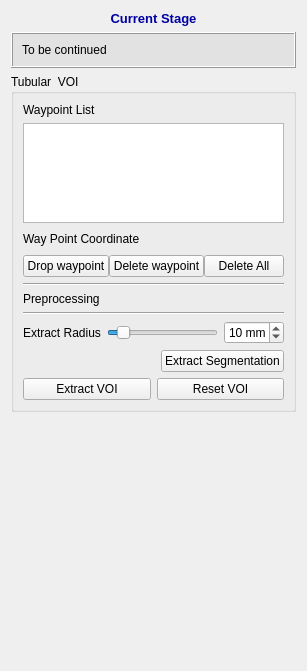
<?xml version="1.0" encoding="UTF-8"?>
<ui version="4.0">
 <class>QInteractorStyleTubularVOI</class>
 <widget class="QWidget" name="QInteractorStyleTubularVOI">
  <property name="geometry">
   <rect>
    <x>0</x>
    <y>0</y>
    <width>299</width>
    <height>671</height>
   </rect>
  </property>
  <property name="windowTitle">
   <string>TubularVOI</string>
  </property>
  <layout class="QVBoxLayout" name="verticalLayout_2">
   <item>
    <widget class="QLabel" name="label_39">
     <property name="font">
      <font>
       <pointsize>10</pointsize>
       <weight>75</weight>
       <bold>true</bold>
      </font>
     </property>
     <property name="text">
      <string>&lt;html&gt;&lt;head/&gt;&lt;body&gt;&lt;p&gt;&lt;span style=&quot; color:#0000a5;&quot;&gt;Current Stage&lt;/span&gt;&lt;/p&gt;&lt;/body&gt;&lt;/html&gt;</string>
     </property>
     <property name="alignment">
      <set>Qt::AlignCenter</set>
     </property>
    </widget>
   </item>
   <item>
    <widget class="QFrame" name="frame_10">
     <property name="minimumSize">
      <size>
       <width>0</width>
       <height>0</height>
      </size>
     </property>
     <property name="font">
      <font>
       <family>Arial</family>
       <pointsize>10</pointsize>
      </font>
     </property>
     <property name="styleSheet">
      <string notr="true">background-color: rgb(226, 226, 226)</string>
     </property>
     <property name="frameShape">
      <enum>QFrame::Box</enum>
     </property>
     <property name="frameShadow">
      <enum>QFrame::Raised</enum>
     </property>
     <property name="lineWidth">
      <number>1</number>
     </property>
     <layout class="QVBoxLayout" name="verticalLayout_25">
      <property name="spacing">
       <number>7</number>
      </property>
      <item>
       <widget class="QLabel" name="label_11">
        <property name="text">
         <string>To be continued</string>
        </property>
        <property name="wordWrap">
         <bool>true</bool>
        </property>
       </widget>
      </item>
     </layout>
    </widget>
   </item>
   <item>
    <widget class="QGroupBox" name="groupBox_4">
     <property name="title">
      <string>Tubular  VOI</string>
     </property>
     <layout class="QVBoxLayout" name="verticalLayout">
      <item>
       <widget class="QLabel" name="label_60">
        <property name="text">
         <string>Waypoint List</string>
        </property>
       </widget>
      </item>
      <item>
       <widget class="QListWidget" name="listWidgetSeedList">
        <property name="maximumSize">
         <size>
          <width>16777215</width>
          <height>100</height>
         </size>
        </property>
       </widget>
      </item>
      <item>
       <layout class="QHBoxLayout" name="horizontalLayout_18">
        <item>
         <widget class="QLabel" name="label_61">
          <property name="text">
           <string>Way Point Coordinate</string>
          </property>
         </widget>
        </item>
        <item>
         <widget class="QLabel" name="labelSeedCoordinate">
          <property name="text">
           <string/>
          </property>
         </widget>
        </item>
        <item>
         <spacer name="horizontalSpacer_4">
          <property name="orientation">
           <enum>Qt::Horizontal</enum>
          </property>
          <property name="sizeHint" stdset="0">
           <size>
            <width>40</width>
            <height>20</height>
           </size>
          </property>
         </spacer>
        </item>
       </layout>
      </item>
      <item>
       <layout class="QHBoxLayout" name="horizontalLayout_33">
        <property name="spacing">
         <number>0</number>
        </property>
        <item>
         <widget class="QPushButton" name="dropSeedPushButton">
          <property name="text">
           <string>Drop waypoint</string>
          </property>
         </widget>
        </item>
        <item>
         <widget class="QPushButton" name="pushBtnDeleteSeed">
          <property name="sizePolicy">
           <sizepolicy hsizetype="Preferred" vsizetype="Fixed">
            <horstretch>0</horstretch>
            <verstretch>0</verstretch>
           </sizepolicy>
          </property>
          <property name="minimumSize">
           <size>
            <width>0</width>
            <height>0</height>
           </size>
          </property>
          <property name="maximumSize">
           <size>
            <width>150</width>
            <height>16777215</height>
           </size>
          </property>
          <property name="text">
           <string>Delete waypoint</string>
          </property>
         </widget>
        </item>
        <item>
         <widget class="QPushButton" name="deleteAllSeedsPushButton">
          <property name="text">
           <string>Delete All</string>
          </property>
         </widget>
        </item>
       </layout>
      </item>
      <item>
       <widget class="Line" name="line_2">
        <property name="orientation">
         <enum>Qt::Horizontal</enum>
        </property>
       </widget>
      </item>
      <item>
       <widget class="QLabel" name="label_6">
        <property name="text">
         <string>Preprocessing</string>
        </property>
       </widget>
      </item>
      <item>
       <widget class="Line" name="line">
        <property name="orientation">
         <enum>Qt::Horizontal</enum>
        </property>
       </widget>
      </item>
      <item>
       <layout class="QHBoxLayout" name="horizontalLayout_2">
        <item>
         <widget class="QLabel" name="label_5">
          <property name="text">
           <string>Extract Radius</string>
          </property>
         </widget>
        </item>
        <item>
         <widget class="QSlider" name="hSliderExtractRadius">
          <property name="minimum">
           <number>1</number>
          </property>
          <property name="maximum">
           <number>99</number>
          </property>
          <property name="singleStep">
           <number>1</number>
          </property>
          <property name="value">
           <number>10</number>
          </property>
          <property name="orientation">
           <enum>Qt::Horizontal</enum>
          </property>
         </widget>
        </item>
        <item>
         <widget class="QSpinBox" name="spinBoxExtractRadius">
          <property name="minimumSize">
           <size>
            <width>50</width>
            <height>0</height>
           </size>
          </property>
          <property name="maximumSize">
           <size>
            <width>60</width>
            <height>16777215</height>
           </size>
          </property>
          <property name="suffix">
           <string> mm</string>
          </property>
          <property name="prefix">
           <string/>
          </property>
          <property name="maximum">
           <number>99</number>
          </property>
          <property name="singleStep">
           <number>1</number>
          </property>
          <property name="value">
           <number>10</number>
          </property>
         </widget>
        </item>
       </layout>
      </item>
      <item>
       <layout class="QHBoxLayout" name="horizontalLayout_3">
        <item>
         <spacer name="horizontalSpacer_7">
          <property name="orientation">
           <enum>Qt::Horizontal</enum>
          </property>
          <property name="sizeHint" stdset="0">
           <size>
            <width>40</width>
            <height>20</height>
           </size>
          </property>
         </spacer>
        </item>
        <item>
         <widget class="QPushButton" name="pushButtonExtractSegmentation">
          <property name="sizePolicy">
           <sizepolicy hsizetype="Preferred" vsizetype="Fixed">
            <horstretch>0</horstretch>
            <verstretch>0</verstretch>
           </sizepolicy>
          </property>
          <property name="text">
           <string>Extract Segmentation</string>
          </property>
         </widget>
        </item>
       </layout>
      </item>
      <item>
       <layout class="QHBoxLayout" name="horizontalLayout">
        <item>
         <widget class="QPushButton" name="pushButtonExtractVOI">
          <property name="text">
           <string>Extract VOI</string>
          </property>
         </widget>
        </item>
        <item>
         <widget class="QPushButton" name="pushButtonResetVOI">
          <property name="text">
           <string>Reset VOI</string>
          </property>
         </widget>
        </item>
       </layout>
      </item>
     </layout>
     <zorder>line</zorder>
     <zorder>listWidgetSeedList</zorder>
     <zorder>label_60</zorder>
     <zorder>line_2</zorder>
     <zorder>label_6</zorder>
    </widget>
   </item>
   <item>
    <spacer name="verticalSpacer_4">
     <property name="orientation">
      <enum>Qt::Vertical</enum>
     </property>
     <property name="sizeHint" stdset="0">
      <size>
       <width>20</width>
       <height>104</height>
      </size>
     </property>
    </spacer>
   </item>
  </layout>
 </widget>
 <resources/>
 <connections>
  <connection>
   <sender>hSliderExtractRadius</sender>
   <signal>valueChanged(int)</signal>
   <receiver>spinBoxExtractRadius</receiver>
   <slot>setValue(int)</slot>
   <hints>
    <hint type="sourcelabel">
     <x>139</x>
     <y>349</y>
    </hint>
    <hint type="destinationlabel">
     <x>246</x>
     <y>351</y>
    </hint>
   </hints>
  </connection>
  <connection>
   <sender>spinBoxExtractRadius</sender>
   <signal>valueChanged(int)</signal>
   <receiver>hSliderExtractRadius</receiver>
   <slot>setValue(int)</slot>
   <hints>
    <hint type="sourcelabel">
     <x>237</x>
     <y>344</y>
    </hint>
    <hint type="destinationlabel">
     <x>161</x>
     <y>343</y>
    </hint>
   </hints>
  </connection>
 </connections>
</ui>
